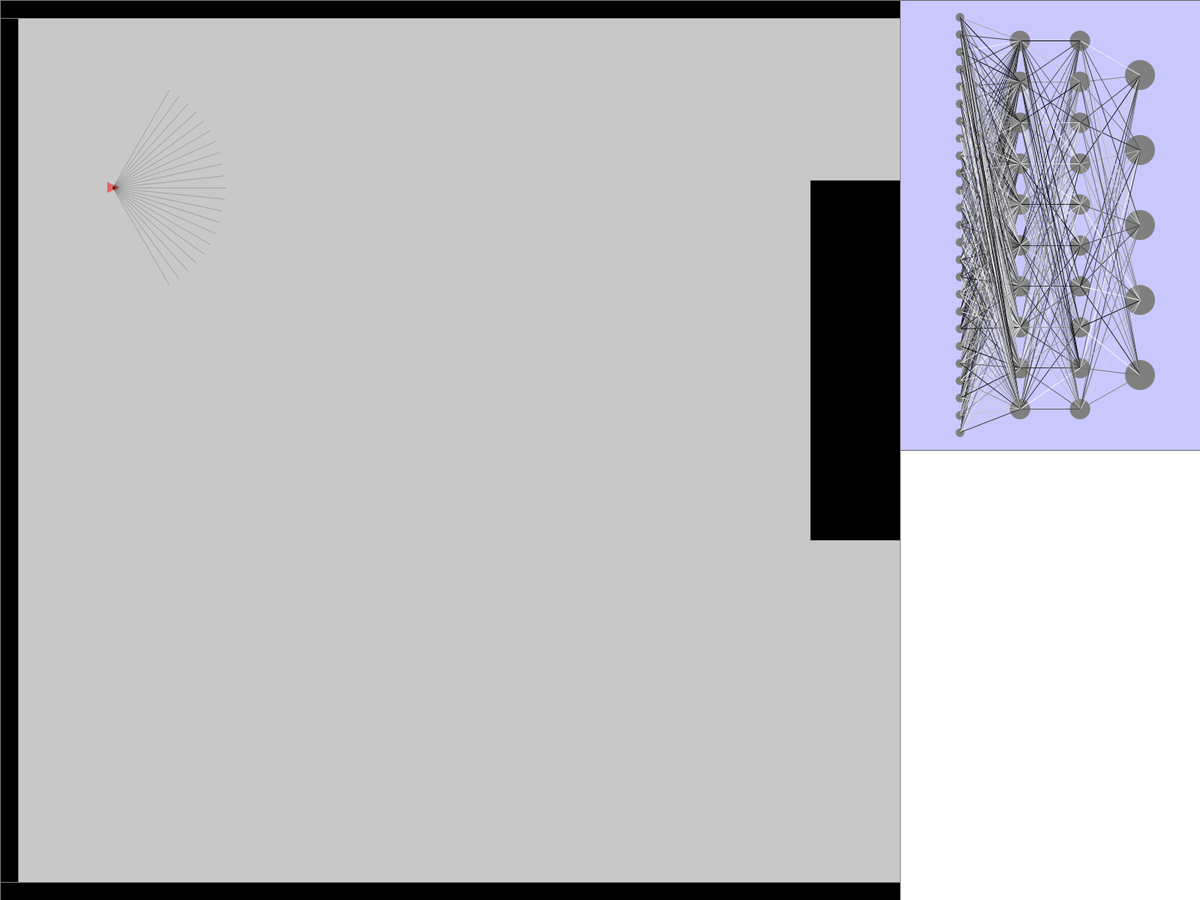
Frame 1 (no input)
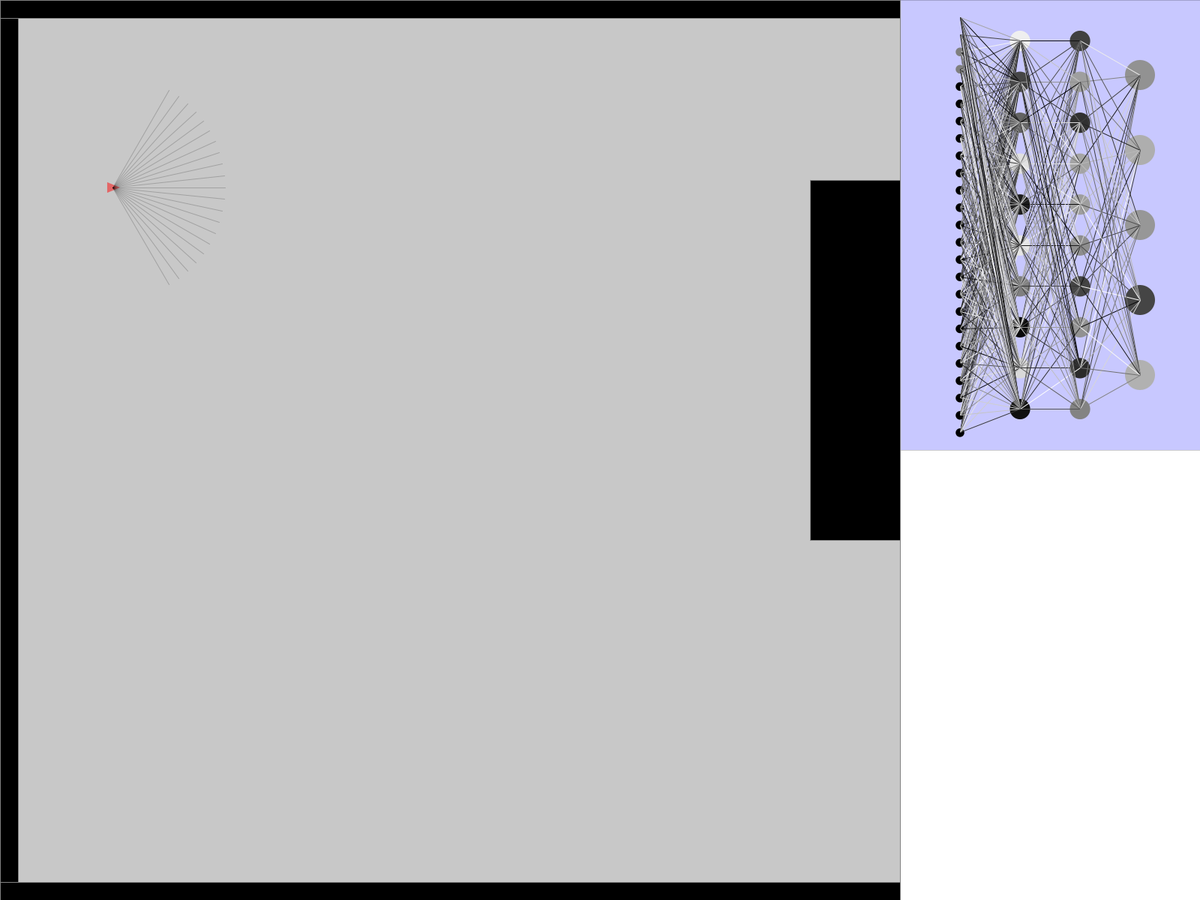
Frame 60 (the mouse pressed at the canvas centre just before this capture)
Frame 120 (the mouse held since frame 60 and released just before this capture): identical to frame 60, image omitted

The Processing sketch that drew these frames (run headless with seeded random() and noise(); from frame 60 on, the mouse is pressed at the canvas centre):

// Processing sketch: GF_sketch
// ── GF_sketch.pde
Map testMap;

void setup(){
  fullScreen(2);//second screen if connected
  PlaneBrain test = new PlaneBrain();
  //Double[] temp = {-1d,0.2d,0.5d,-0.4d,1d};
  //test.setInputLayer(temp  );
  test.computeNet();
  test.visualize(0,0,700,700);
  
  testMap = new Map(0,0,width*0.75,height,150);
  testMap.testDrawlines();
  
  delay(500);
}

boolean firstRun = true;
float testScroll = 0;
Plane testPlane = new Plane();


void draw(){
  if(firstRun){
    firstRun =false;
    delay(500);
  }
  background(255);
  
  testPlane.drawBrian(width*0.75,0,width*0.25,height*0.5);
  
  float shift = testMap.shiftToLeader(testPlane.getPos().x);
  testPlane.setShift(shift);
  
  testMap.drawMap();
  testScroll++;
  
  //background(100);
  if(keyPressed){
    if(key == 'a' ){
      testPlane.fly(fightDir.left,testMap);
    } else if(key == 's'){
      testPlane.fly(fightDir.back,testMap);
    } else if(key == 'd'){
      testPlane.fly(fightDir.right,testMap);
    } else if(key == 'w'){
      testPlane.fly(fightDir.forward,testMap);
    } else{
      testPlane.fly(fightDir.coast,testMap);  
    }
  } else {
    testPlane.fly(fightDir.coast,testMap);
  }
  
}
// ── GF_Map.pde
//map will be 100 unit tall and user determined units long
final float mapHeight = 100;

class Map{
  
  float drawX;
  float drawY;
  float drawWidth;
  float drawHeight;
  float mapWidth; 
  float unitLength;
  ArrayList<MapObstacle> obstacles = new ArrayList<MapObstacle>();
  float drawShift = 0;
  
 Map(float x, float y, float wid, float hei, float lenghtOfTrack){
   drawX = x;
   drawY = y;
   drawWidth = wid;
   drawHeight = hei;
   mapWidth = lenghtOfTrack;
   unitLength = hei/mapHeight;
   
   float boarderWidth = 2;
   obstacles.add( new MapObstacle(90f,20f,10f,40f,this) );
   obstacles.add( new MapObstacle(0f,0f,boarderWidth,mapHeight,this) );//back boarder
   obstacles.add( new MapObstacle(0f,0f,lenghtOfTrack,boarderWidth,this) );//top boarder
   obstacles.add( new MapObstacle(0f,mapHeight-boarderWidth,lenghtOfTrack,boarderWidth,this) );//top boarder
 }//end of constructor
 
 void testDrawlines(){
   
   stroke(100);
   for(int yDir = 1; yDir<mapHeight; yDir++){
     line(drawX,drawY+(yDir*unitLength),drawX+drawWidth,drawY+(yDir*unitLength));
   }
   
   for(int xDir =1; xDir<mapWidth;xDir++){
     line(drawX+(xDir*unitLength),drawY,drawX+(xDir*unitLength),drawY+drawHeight);
   }
   
 }
 
 void drawMap(){
   //find where to draw 
   
   //Draw the Obstacles
   fill(200);
   rect(drawX,drawY,drawWidth,drawHeight);
   for(MapObstacle obs:obstacles){
     obs.drawObs(drawShift);
   }
   //Draw the green end
   if(drawShift/unitLength + drawWidth/unitLength > mapWidth){
     fill(0,255,0);
     float tempXLoc = max(drawX , drawX - drawShift + mapWidth*unitLength );
     float tempWid = min(drawWidth,drawShift + drawWidth - mapWidth*unitLength);
     rect(tempXLoc ,drawY,tempWid, drawHeight);
   }
 }
 
 void checkHit(Plane plane){
   for(MapObstacle obs: obstacles){
     
     PVector planePos = plane.getPos();
     float planeRadius = plane.getRadius();
     if( planePos.x > obs.getDrawX() - planeRadius && planePos.x < obs.getDrawX()+obs.getDrawWidth()+planeRadius ){
      if(  planePos.y > obs.getDrawY() - planeRadius && planePos.y < obs.getDrawY()+obs.getDrawHeight()+planeRadius ){
        plane.crash();
      }
     }//end of if
   }
 }
 
 float[] updataPlaneSight(Plane plane){
   
   PVector[] planeSights = plane.getSightLines();
   float[] sightsValues = new float[planeSights.length];
   for(int i =0; i<sightsValues.length;i++){
     sightsValues[i] = -1;
   }
   int sightsValueIndex = 0;
   
   for(MapObstacle obs: obstacles){
     sightsValueIndex =0;
     for(PVector sight: planeSights){
       float value = obs.checkSightIntersection(plane.getPos(),sight,drawShift);
       if(value==-1){
         sightsValueIndex++;//do not change value
       }else {
         if(value<=plane.getSightDist() ){
           if(sightsValues[sightsValueIndex]<value/plane.getSightDist() || sightsValues[sightsValueIndex]==-1){
             sightsValues[sightsValueIndex] = value/plane.getSightDist();
             sightsValueIndex++;
             
             //debugging drawing
             PVector copyOfSight = sight.copy().normalize();
             copyOfSight.mult(value);
             fill(255,255,0,125);
             ellipse(plane.getPos().x + copyOfSight.x - drawShift, plane.getPos().y + copyOfSight.y, 10,10);
           }
         } else {
           sightsValueIndex++;//do not change value
         }
       }
       
     }
       
   }
   
   return sightsValues;
 }
 
 float getUnitLength(){
   return unitLength; 
 }
 
 float getX(){
   return drawX; 
 }
 
 float getY(){
  return drawY; 
 }
 
 float getWidth(){
  return drawWidth; 
 }
 
 float shiftToLeader(float xOfLeader){
   float followAt = 0.25;//a Percentage
   float shift  = max(0, xOfLeader - (drawWidth*followAt + drawX) );
   drawShift = shift;
   return shift;
 }
 
}//end of Map class
// ── GF_MapObstacle.pde

class MapObstacle{
  
  float x,y,wid,hei;//All to the map grid not the canvas
  Map parnetMap;
  
  MapObstacle(float inputX,float inputY,float inputWid,float inputHei,Map inputMap){
    x = inputX;
    y=inputY;
    wid=inputWid;
    hei=inputHei;
    parnetMap=inputMap;
  }
  
  
  void drawObs(float xShift){
    
    float drawX = x * parnetMap.getUnitLength() - xShift;
    float drawWidth = wid * parnetMap.getUnitLength();
    
    if(drawX>= parnetMap.getX()+parnetMap.getWidth() || drawX+drawWidth<=0 ){
     return;//it is out of the frame(don't draw) 
    }
    
    drawWidth = min( drawX+drawWidth, parnetMap.getWidth() ) - drawX;
    float tempDrawX = drawX;
    drawX = max( 0 , drawX);
    drawWidth -= drawX - tempDrawX;
    
    fill(0);
    rect(parnetMap.getX()+drawX, parnetMap.getY()+ (y*parnetMap.getUnitLength()) ,drawWidth,hei*parnetMap.getUnitLength());
  }
  
  float checkSightIntersection(PVector planePos, PVector planeSight, float xShiftForTesting){
    
    float closest = -1;
    boolean infiniteSlope = false;
    float slope=-999;
    if(planeSight.x == 0){ 
      infiniteSlope = true; 
    }  else{ 
      slope = planeSight.y/planeSight.x; 
    }
    
    float deltaX = 0;
    float deltaY = 0;
    float interLoc = 0;
    
    if(!infiniteSlope){
      //left side
      
      deltaX = (x * parnetMap.unitLength) - planePos.x;
      deltaY = deltaX * slope;
      
      interLoc = planePos.y + deltaY;
      if(interLoc>y*parnetMap.getUnitLength() && interLoc< (y+hei)*parnetMap.getUnitLength() ){//withing y range of the left side of the rect
        PVector tempForDirCheck = new PVector(deltaX,deltaY);
        if( abs(tempForDirCheck.heading() - planeSight.heading() ) < 0.05 ){//Same direction-ish
          if( tempForDirCheck.mag()< closest || closest == -1 ){
            closest = tempForDirCheck.mag();
            //fill(255,0,255);
            //ellipse(planePos.x+deltaX-xShiftForTesting, planePos.y+deltaY, 10,10);
          }
          
        }
      }
      
      //right side
      deltaX = ((x+wid) * parnetMap.unitLength) - planePos.x;
      deltaY = deltaX * slope;
      
      interLoc = planePos.y + deltaY;
      if(interLoc>y*parnetMap.getUnitLength() && interLoc< (y+hei)*parnetMap.getUnitLength() ){//withing y range of the left side of the rect
        PVector tempForDirCheck = new PVector(deltaX,deltaY);
        if( abs(tempForDirCheck.heading() - planeSight.heading() ) < 0.05 ){//Same direction-ish
          if( tempForDirCheck.mag()< closest || closest == -1 ){
            if( tempForDirCheck.mag()< closest || closest == -1 ){
              closest = tempForDirCheck.mag();
              //fill(255,0,255);
              //ellipse(planePos.x+deltaX-xShiftForTesting, planePos.y+deltaY, 10,10);
            }
          }
        }
      }
    
    }
    
    if(slope !=0){
      //top side
      deltaY = (y*parnetMap.getUnitLength() - planePos.y);
      deltaX = deltaY/slope;
      
      
      interLoc = planePos.x + deltaX;
      if(interLoc>x*parnetMap.getUnitLength() && interLoc< (x+wid)*parnetMap.getUnitLength() ){//withing x range of the left side of the rect
        PVector tempForDirCheck = new PVector(deltaX,deltaY);
        if( abs(tempForDirCheck.heading() - planeSight.heading() ) < 0.05 ){//Same direction-ish
          if( tempForDirCheck.mag()< closest || closest == -1 ){
            closest = tempForDirCheck.mag();
            //fill(255,0,255);
            //ellipse(planePos.x+deltaX-xShiftForTesting, planePos.y+deltaY, 10,10);
          }
        }
      }
      //bottom side
      deltaY = ((y+hei)*parnetMap.getUnitLength() - planePos.y);
      deltaX = deltaY/slope;
      
      
      interLoc = planePos.x + deltaX;
      if(interLoc>x*parnetMap.getUnitLength() && interLoc< (x+wid)*parnetMap.getUnitLength() ){//withing x range of the left side of the rect
        PVector tempForDirCheck = new PVector(deltaX,deltaY);
        if( abs(tempForDirCheck.heading() - planeSight.heading() ) < 0.05 ){//Same direction-ish
          if( tempForDirCheck.mag()< closest || closest == -1 ){
            closest = tempForDirCheck.mag();
            //fill(255,0,255);
            //ellipse(planePos.x+deltaX-xShiftForTesting, planePos.y+deltaY, 10,10);
          }
        }
      }
      
    }
    
    return closest;
    
  }
  
  
  float getDrawX(){
    return x*parnetMap.unitLength;
  }
  
  float getDrawY(){
    return y*parnetMap.unitLength;
  }
  
  float getDrawWidth(){
   return wid*parnetMap.unitLength; 
  }
  
  float getDrawHeight(){
    return hei*parnetMap.unitLength;  
  }
  
}
// ── GF_Plane.pde
final float maxThrush = 0.5;
final float maxTurn = 0.4;
final float maxBack = 0.25;
final float slowDownRateStart = 0.97;
final float slowDownRateIncrease = 0.002;
final float radius = 10;
final float sightAngle = 120;
final int sightNumber = 21;
final float sightDistane = 150;

public enum fightDir{
  forward,left,right,back,coast
}

class Plane{
  boolean alive = true;
  boolean humanDriven = false;
  PVector velocity = new PVector(0,0);
  PVector heading = new PVector(1,0);
  PVector position = new PVector(150,250);
  float drawShift = 0;
  PlaneBrain brain;
  
  Plane(){
     brain = new PlaneBrain();
  }
  
  
  void checkSightLines(Map mapRef){
    float[] returnSightLines = mapRef.updataPlaneSight(this);
    float[] networkInput = new float[inputLayerLength];
    networkInput[0] = atan(position.x);
    networkInput[1] = atan(position.y);
    networkInput[2] = atan(velocity.x);
    networkInput[3] = atan(velocity.y);
    for(int i = nonSightInput; i <inputLayerLength;i++){
      networkInput[i] = returnSightLines[i-nonSightInput];
    }
    brain.setInputLayer(networkInput);
    brain.computeNet();
  }
  
  void fly(fightDir dir, Map mapRef){
    
    if(!alive){
      return;
    }
    
    if(velocity.mag()!=0){
      heading = velocity.copy().normalize();
    }
    PVector copy = heading.copy();
    
    float turnCorrector = atan(max(velocity.mag()-0.1,0));//stops very fast turns at close to no speed
    float turnAngle = HALF_PI*5/6.0;
    
    if(dir == fightDir.forward){
      velocity.add(copy.mult(maxThrush) );
    }else if(dir == fightDir.left){
      velocity.add(copy.rotate(-turnAngle).mult(maxThrush*maxTurn*turnCorrector ));
    }else if(dir == fightDir.right){
      velocity.add(copy.rotate(turnAngle).mult(maxThrush*maxTurn*turnCorrector ));
    }else if(dir == fightDir.back){
      copy.rotate(PI).mult(maxThrush*maxBack);
      if(copy.mag() > velocity.mag() ){
        velocity.add(copy);
        velocity.rotate(PI);  
      }
      else{
       velocity.add(copy); 
      }
    }
    velocity.mult(slowDownRateStart-slowDownRateIncrease*velocity.mag());//constant slow down - 1% decrease in speed 
    
    //debugging arrow
    //stroke(0);
    //strokeWeight(10);
    //copy.normalize();
    //line(position.x,position.y, position.x + copy.x*30, position.y +copy.y*30);
    
    position.add(velocity);
    
    mapRef.checkHit(this);
    
    drawPlane();
    checkSightLines(mapRef);
    
    
  }//end of fly function
  
  void drawPlane(){
    noStroke();
    fill(255,0,0,125);
    position.x-= drawShift;
    PVector front = PVector.add(position, heading.copy().normalize().mult(radius) );
    PVector left = PVector.add(position, heading.copy().normalize().rotate(PI*3.0/4.0).mult(radius) );
    PVector right = PVector.add(position, heading.copy().normalize().rotate(-PI*3.0/4.0).mult(radius) );
    
    triangle(front.x,front.y, left.x,left.y, right.x,right.y );
    
    //draw sight lines
    stroke(0,0,0,50);
    PVector sightLine = new PVector(sightDistane,0);
    sightLine.rotate( heading.heading() ) ;
    if(sightNumber%2==1){//is even
      line(position.x,position.y, position.x + sightLine.x, position.y+sightLine.y);
    }
    for(int i=0;i<(int)sightNumber/2;i++){
      float rot = (PI/180.0) *( (sightAngle/2.0) - i * ((sightAngle/2.0)/((int)sightNumber/2)) );
      sightLine.rotate(rot);
      line(position.x,position.y, position.x + sightLine.x, position.y+sightLine.y);
      sightLine.rotate(-2*rot);
      line(position.x,position.y, position.x + sightLine.x, position.y+sightLine.y);
      sightLine.rotate(rot);
    }
    
    position.x += drawShift;
    
  }
  
  void drawBrian(float x,float y, float wid, float hei){
    brain.visualize(x,y,wid,hei);
  }
  
  PVector[] getSightLines(){
    
    PVector[] returnPVec = new PVector[(int)sightNumber];
    
    PVector sightLine = new PVector(sightDistane,0);
    sightLine.rotate( heading.heading() ) ;
    if(sightNumber%2==1){//is even
      returnPVec[(int)sightNumber-1] = sightLine.copy();
    }
    for(int i=0;i<(int)sightNumber/2;i++){
      float rot = (PI/180.0) *( (sightAngle/2.0) - i * ((sightAngle/2.0)/((int)sightNumber/2)) );
      sightLine.rotate(rot);
      returnPVec[i*2] = sightLine.copy();
      sightLine.rotate(-2*rot);
      returnPVec[i*2+1] = sightLine.copy();
      sightLine.rotate(rot);
    }
    
    return returnPVec;
  }
  
  
  PVector getPos(){
    return position; 
  }
  
  PVector getHeading(){
    return heading;
  }
  
  float getRadius(){
    return radius;
  }
  
  float getSightDist(){
   return sightDistane; 
  }
  
  void crash(){
   alive = false; 
   print("crash");
  }
  
  void setShift(float set){
    drawShift = set;
  }
  
}
// ── GF_PlaneBrain.pde
//This is the network part
final int nonSightInput = 4;
final int inputLayerLength = sightNumber+nonSightInput;//sightNumber + 4
final int lowwerHiddenLayerLength = 10;
final int upperHiddenLayyerLength = 10;
final int outputLayerLength = 5;

enum layerType{
  input,lowHidden,highHidden,output
}

class PlaneBrain{
  
  //------------------varibles-start--------------------
  //This defines the structure
  BrainNode[] inputLayer = new BrainNode[inputLayerLength];
  BrainNode[] lowwerHiddenLayer = new BrainNode[lowwerHiddenLayerLength];
  BrainNode[] upperHiddenLayyer = new BrainNode[upperHiddenLayyerLength];
  BrainNode[] outputLayer = new BrainNode[outputLayerLength];
  //-------------------varibles-end-----------------------
  
  
  //----------------------Constructors-start---------------------
  
  //with random connection values
  PlaneBrain(){
    
    //init input layer
    BrainNode[] blankRefForInputLayerNodes = new BrainNode[0];
    for(int i = 0; i <inputLayerLength;i++){
      inputLayer[i] = new BrainNode(blankRefForInputLayerNodes,layerType.input);
    }
    
    //int lowwer hidden layer
    for(int i = 0; i < lowwerHiddenLayerLength; i++){
      Double[] randomConnectionValues = new Double[inputLayerLength];
      for(int j =0; j <inputLayerLength; j++){
        randomConnectionValues[j] = (double)random(-1,1);
      }
      lowwerHiddenLayer[i] = new BrainNode(inputLayer, randomConnectionValues , layerType.lowHidden);
    }
    
    //int higher hidden layer
    for(int i = 0; i < upperHiddenLayyerLength; i++){
      Double[] randomConnectionValues = new Double[lowwerHiddenLayerLength];
      for(int j =0; j <lowwerHiddenLayerLength; j++){
        randomConnectionValues[j] = (double)random(-1,1);
      }
      upperHiddenLayyer[i] = new BrainNode(lowwerHiddenLayer, randomConnectionValues , layerType.highHidden);
    }
    
    //int lowwer hidden layer
    for(int i = 0; i < outputLayerLength; i++){
      Double[] randomConnectionValues = new Double[upperHiddenLayyerLength];
      for(int j =0; j <upperHiddenLayyerLength; j++){
        randomConnectionValues[j] = (double)random(-1,1);
      }
      outputLayer[i] = new BrainNode(upperHiddenLayyer, randomConnectionValues , layerType.output);
    }
    
    //finished init
  }//end of PlaneBrain()
  
  //Clone
  PlaneBrain(PlaneBrain parent){
    
  }//end of PlaneBrain(PlaneBrain)
  
  //mix
  PlaneBrain(PlaneBrain mom,PlaneBrain dad){
    
  }//end of PlaneBrain(PlaneBrain)
  
  //--------------------Constructors-end------------------
  
  
  
  //-----------------functions-start------------
  void computeNet(){
    
    //lowwer layer
    for(int i=0; i<lowwerHiddenLayerLength;i++){
      lowwerHiddenLayer[i].calc();
    }
    //upper layer
    for(int i=0; i<upperHiddenLayyerLength;i++){
      upperHiddenLayyer[i].calc();
    }
    //output layer
    for(int i=0; i<outputLayerLength;i++){
      outputLayer[i].calc();
    }
    
  }
  
  void setInputLayer( float[] values ){
    for(int i =0; i <min(inputLayerLength,values.length);i++){
      inputLayer[i].setInputNode( values[i] );
    }
  }
  
  Double[] readOutputAsArray(){
    Double[] values =new Double[outputLayerLength];
    for(int i=0;i<outputLayerLength;i++){
      values[i] = outputLayer[i].getVal();  
    }
    return values;
  }
  
  void visualize(float x, float y,float wid,float hei){
    fill(200,200,255);
    rect(x,y,wid,hei);
    
    int[] arrayOfLayerLength = {inputLayerLength,lowwerHiddenLayerLength,upperHiddenLayyerLength,outputLayerLength};
    BrainNode[][] arrayOfLayer = {inputLayer,lowwerHiddenLayer,upperHiddenLayyer,outputLayer};
    ArrayList<PVector> previousLayer = new ArrayList<PVector>();
    ArrayList<PVector> previousLayerConstruction = new ArrayList<PVector>();    
    float radius = 0;
    
    for(int i =0; i<arrayOfLayerLength.length;i++){
     float xPosOfLayer =  (i+1)*(wid/5.0);
     
     previousLayer.clear();
     for(PVector element: previousLayerConstruction){
       previousLayer.add(element);
     }
     previousLayerConstruction.clear();
     
     radius = min(wid/5.0/2.0, hei/(arrayOfLayerLength[i]+1)/2.0 );
     
     for(int j = 0; j < arrayOfLayerLength[i];j++){
       float yPosOfNode = (j+1)*(hei/( float )(arrayOfLayerLength[i]+1));
       BrainNode tempNode = arrayOfLayer[i][j];
       fill( (int) ((tempNode.getVal()+1)*255.0/2.0));
       noStroke();
       ellipse(x+xPosOfLayer, y + yPosOfNode , radius,radius);
       
       previousLayerConstruction.add( new PVector(x+xPosOfLayer, y + yPosOfNode));
       
       //draw the connections
       if(tempNode.getType() == layerType.input){
         continue;
       }//end of if(layer type)
       for(int preLay = 0; preLay<arrayOfLayerLength[i-1];preLay++){
         stroke( (int) ((tempNode.getConnectionValueAt(preLay)+1)*255.0/2.0));
         strokeWeight(1);
         line(x+xPosOfLayer,y+yPosOfNode, previousLayer.get(preLay).x, previousLayer.get(preLay).y );
       }//end of nestedX2 loop(preLay-for drawing lines)
      }//end of for nested loop(j-for the Nodes)
    }//end of for loop(i-for the Layers)
    
  }
  //-------------------functions-end------------
  
  
}//end of PlanBrain class



class BrainNode{
  
  //----------varibles-start-----------
  double val = 0;
  BrainNode[] lowwerLevel;
  Double[] connectWeights;
  layerType type;
  //---------varibles-end---------------
  
  //------------------Constructors-Start-----------------------
  BrainNode(BrainNode[] inputLowwerLevel, layerType inputType){
    type = inputType;
    lowwerLevel = inputLowwerLevel;
    Double[] allZeroTemp = new Double[lowwerLevel.length];
    for(int i =0; i < lowwerLevel.length;i++){
      allZeroTemp[i]= 0.0d;
    }
    connectWeights = allZeroTemp;
  }
  
  BrainNode(BrainNode[] inputLowwerLevel, Double[] inputConnnectionWeights, layerType inputType){
    type = inputType;
    lowwerLevel = inputLowwerLevel;
    connectWeights = inputConnnectionWeights;
  }
  //------------------Constructors-end----------------
  
  //--------------------Functions-Start---------------
  void calc(){
    if(type == layerType.input){
      return; 
    }
    double sum = 0;
    for(int i =0; i<lowwerLevel.length; i++){
      sum += connectWeights[i] * ((BrainNode)lowwerLevel[i]).getVal();
    }
    sum = atan((float)sum)*2.0/Math.PI;
    val = sum;
  }
  
  double getVal(){
    return val;
  }
  
  double getConnectionValueAt(int index){
    if(index >= connectWeights.length || index<0){
      print("Error: connection call with " + index );  
      return 0.0d;
    }
    return connectWeights[index];
  }
  
  layerType getType(){
   return type; 
  }
  
  //Only use this for nodes in the input layer
  void setInputNode(double inputVal){
    if(type != layerType.input){
      return; 
    }
    val = inputVal;
  }
  //-------------------Functions-end------------------
}
